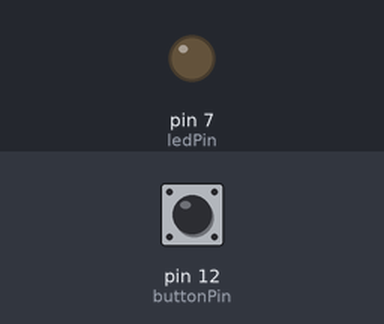
Recording of a sketch running on a simulated Arduino Uno, built with avr-gcc and run on an emulated ATmega328P. Shown: output pins drawn as LEDs (lit = HIGH). The inputs (shaded band) are chosen by the test bench; at power-on: pin 12 (buttonPin) LOW. What the sketch prints to the serial monitor is not drawn.

Above: at 1.2 s.
1.3 s: pin 12 (buttonPin) pulled HIGH for 0.15 s
At 1.8 s:
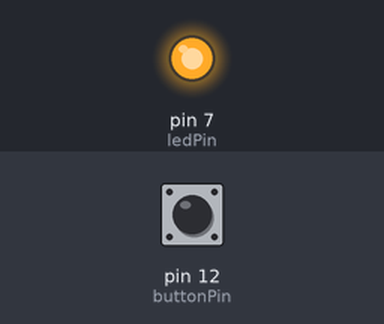
2.9 s: pin 12 (buttonPin) pulled HIGH for 1 s
At 4.1 s:
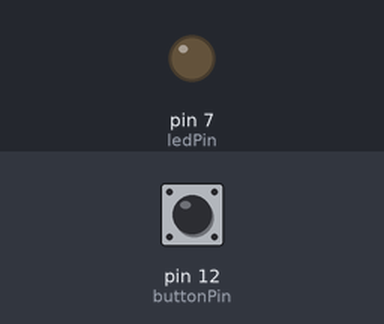
5.4 s: pin 12 (buttonPin) pulled HIGH for 3.2 s
At 6.0 s:
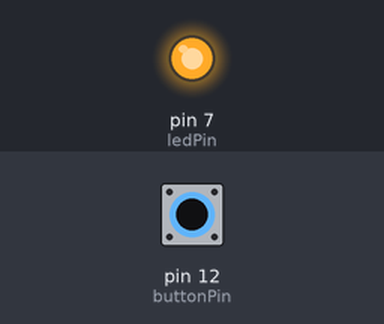
Timing chart, 0 to 8.4 s (numbered marks = the images above; inputs shaded):
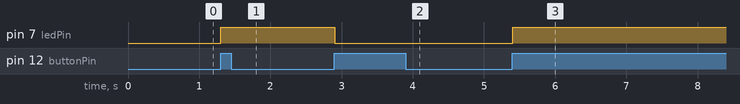

Measured:
- after the input at 1.3 s, pin 7 (ledPin): LOW → HIGH at once
- after the input at 2.9 s, pin 7 (ledPin): HIGH → LOW at once
- after the input at 5.4 s, pin 7 (ledPin): LOW → HIGH at once

The sketch:

pushbuttonasswitch.ino
```cpp
int buttonPin = 12;
int ledPin = 7;

int buttonNew;
int buttonOld = 0;
int ledState = 0;

void setup() {
  Serial.begin(9600);

  pinMode(buttonPin, INPUT);
  pinMode(ledPin, OUTPUT);
}

void loop() {
  buttonNew = digitalRead(buttonPin);

  // Print button value
  Serial.println(buttonNew);

  // Check if button is pressed
  if (buttonNew == HIGH && buttonOld == LOW) {

    // Toggle LED
    if (ledState == 0) {
      ledState = 1;
    }
    else {
      ledState = 0;
    }

    digitalWrite(ledPin, ledState);

    delay(200); // Small delay to avoid multiple presses
  }

  buttonOld = buttonNew;
}
```
